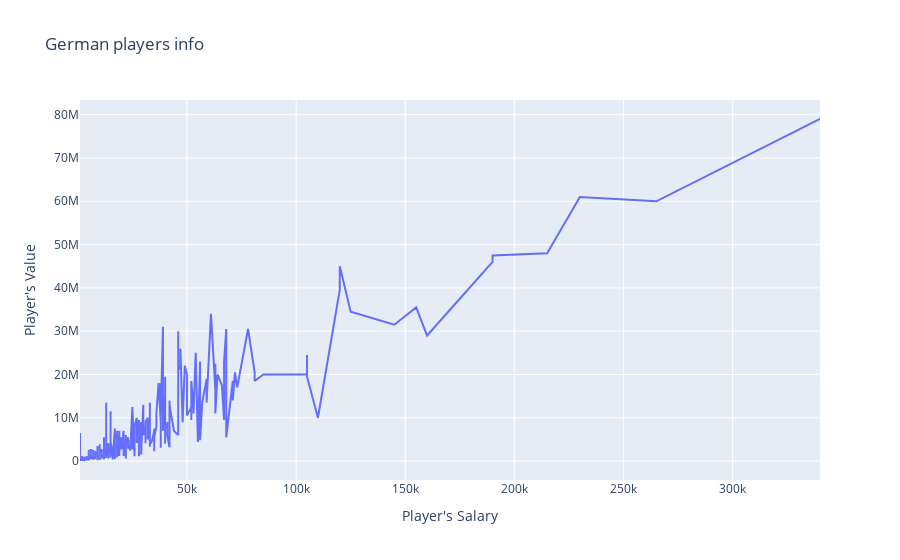

Write notebook code for a chart like this one.
### Markdown cell above
## Гистограмма ценности игроков укажет как меняется зарплата немецких игроков с повышением их рыночной стоимости

### Code cell
trace = go.Scatter(x=data.salary, y=data.upd_Value)

datas = [trace]
layout = go.Layout(barmode = "group", title='German players info',
                   xaxis= dict(title= "Player's Salary",ticklen= 5,zeroline= False), 
                   yaxis= dict(title= "Player's Value",ticklen= 5,zeroline= False))
fig = go.Figure(data = datas, layout = layout)

offline.iplot(fig, validate=False)

### Figure 1 — Plotly figure (JSON) as saved in the notebook; plotly's stock layout.template omitted (floating-point values rounded to 4 significant figures; data arrays with more than 128 entries replaced by an {"elided": "..."} marker saying what was removed)
{"data": [{"type": "scatter", "x": {"elided": "1140 int values"}, "y": {"elided": "1140 float values"}}], "layout": {"barmode": "group", "title": {"text": "German players info"}, "xaxis": {"ticklen": 5, "title": {"text": "Player's Salary"}, "zeroline": false}, "yaxis": {"ticklen": 5, "title": {"text": "Player's Value"}, "zeroline": false}}}
